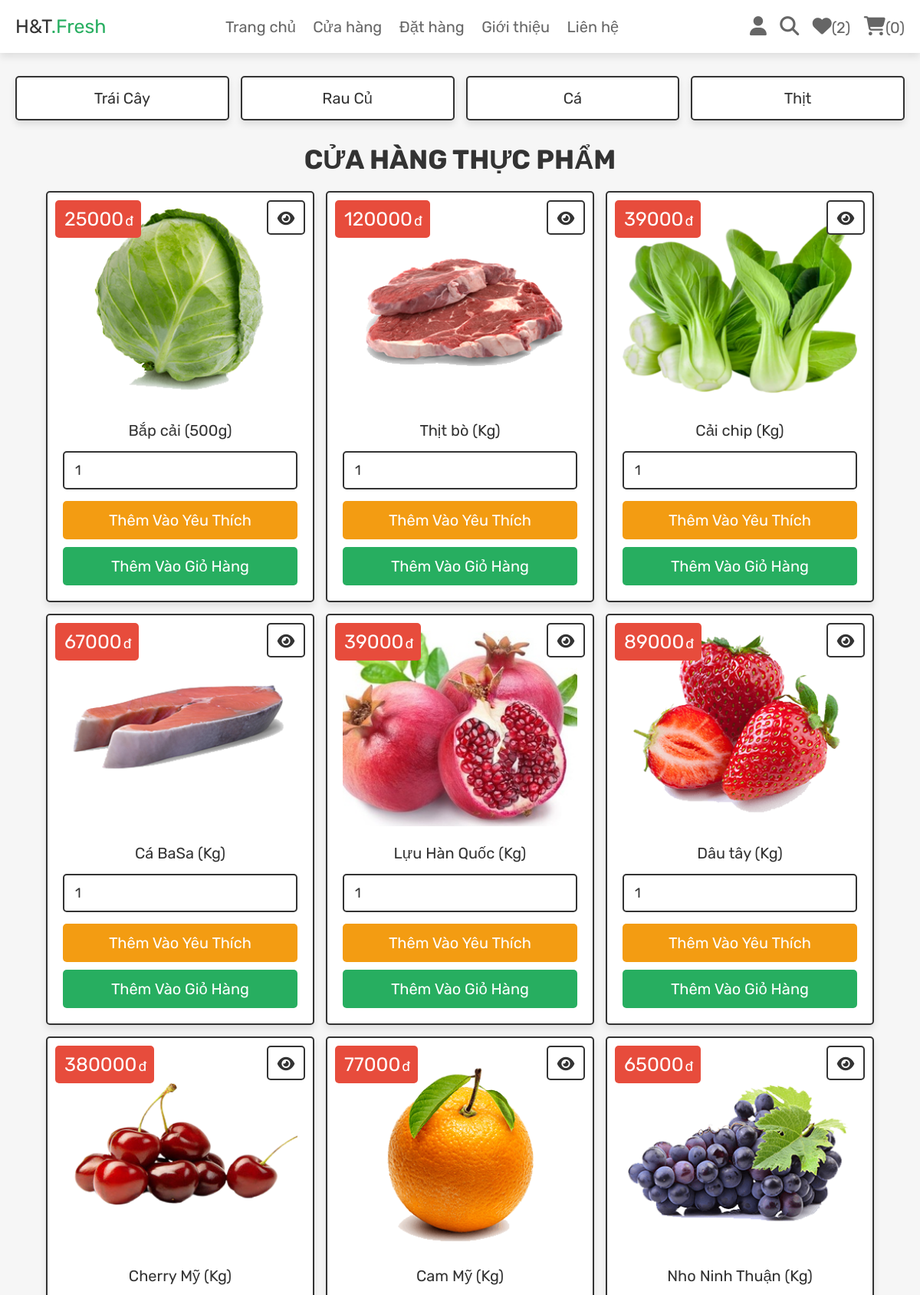
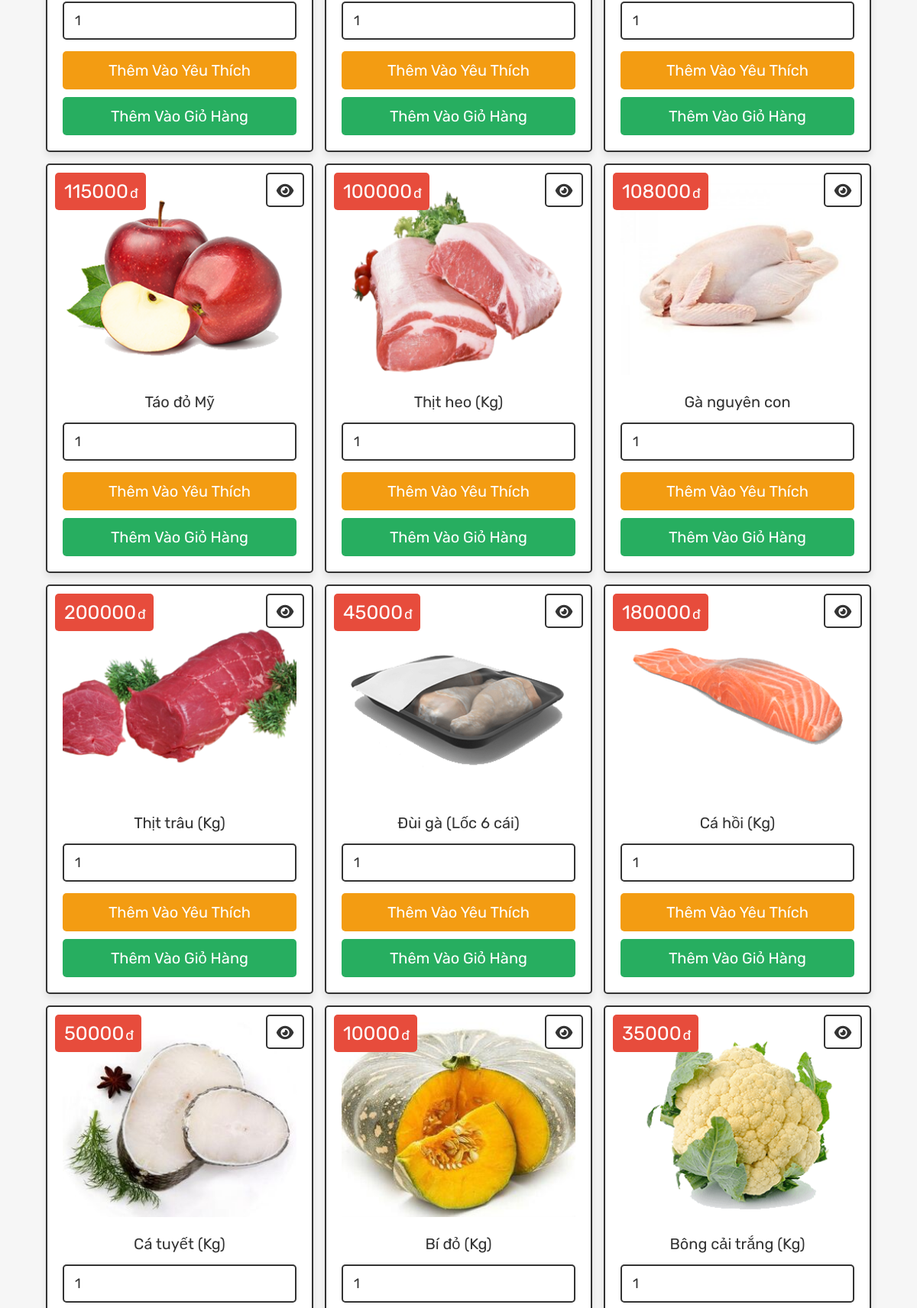
The app's page /myweb/shop.php (signed in, upper part) with its own data (2 pictures, top to bottom).
### tables this page shows
CREATE TABLE `products` (
  `id` int(100) NOT NULL,
  `name` varchar(100) NOT NULL,
  `category` varchar(20) NOT NULL,
  `details` varchar(500) NOT NULL,
  `price` int(100) NOT NULL,
  `image` varchar(100) NOT NULL
);

### myweb/shop.php (the view, shortened to what this page needs)
<?php
@include 'config.php';
?>
<!DOCTYPE html>
<html lang="en">
<head>
   <link rel="stylesheet" href="https://cdnjs.cloudflare.com/ajax/libs/font-awesome/6.1.1/css/all.min.css">
   <link rel="stylesheet" href="css/style.css">
</head>
<body>
<?php include 'header.php'; ?>
<section class="p-category">
   <a href="category.php?category=Trái cây">Trái cây</a>
   <a href="category.php?category=Rau củ">Rau củ</a>
   <a href="category.php?category=Cá">Cá</a>
   <a href="category.php?category=Thịt">Thịt</a>
</section>
<section class="products">
   <h1 class="title">Cửa hàng thực phẩm</h1>
   <div class="box-container">
   <?php
      $select_products = $conn->prepare("SELECT * FROM `products`");
      $select_products->execute();
      if($select_products->rowCount() > 0){
         while($fetch_products = $select_products->fetch(PDO::FETCH_ASSOC)){
   ?>
   <form action="" class="box" method="POST">
      <div class="price"><span><?= $fetch_products['price']; ?></span>đ</div>
      <a href="view_page.php?pid=<?= $fetch_products['id']; ?>" class="fas fa-eye"></a>
      <img src="uploaded_img/<?= $fetch_products['image']; ?>" alt="">
      <div class="name"><?= $fetch_products['name']; ?></div>
      <input type="number" min="1" value="1" name="p_qty" class="qty">
      <input type="submit" value="Thêm vào yêu thích" class="option-btn" name="add_to_wishlist">
      <input type="submit" value="Thêm vào giỏ hàng" class="btn" name="add_to_cart">
   </form>
   <?php
      }
   }else{
      echo '<p class="empty">Không có sản phẩm nào!</p>';
   }
   ?>
   </div>
</section>
</body>
</html>

### myweb/css/style.css (style rules this page uses)
.products .box-container { display: grid; grid-template-columns: repeat(auto-fit, 35rem); gap:1.5rem; justify-content: center; align-items: flex-start; }
.products .box-container .box { padding:2rem; text-align: center; border:var(--border); background-color: var(--white); box-shadow: var(--box-shadow); border-radius: .5rem; position: relative; }
.products .box-container .box .price { position: absolute; top:1rem; left:1rem; padding:1rem; border-radius: .5rem; background-color: var(--red); font-size: 1.8rem; color:var(--white); }
.products .box-container .box .price span { font-size: 2.5rem; color:var(--white); margin:0 .2rem; }
.products .box-container .box .fa-eye { position: absolute; top:1rem; right:1rem; border-radius: .5rem; height: 4.5rem; line-height: 4.3rem; width: 5rem; border:var(--border); color:var(--black); font-size: 2rem; background-color: var(--white); }
.products .box-container .box img { width: 100%; margin-bottom: 1rem; }
.products .box-container .box .name { font-size: 2rem; color:var(--black); padding:1rem 0; }
.products .box-container .box .qty { margin:.5rem 0; border-radius: .5rem; padding:1.2rem 1.4rem; font-size: 1.8rem; color:var(--black); border:var(--border); width: 100%; }
.p-category { display: grid; grid-template-columns: repeat(auto-fit, minmax(27rem, 1fr)); gap:1.5rem; justify-content: center; align-items: flex-start; }
.p-category { padding-bottom: 0; }
.p-category a { padding:1.5rem; text-align: center; border:var(--border); background-color: var(--white); box-shadow: var(--box-shadow); border-radius: .5rem; font-size: 2rem; text-transform: capitalize; color:var(--black); }

### myweb/css/components.css (style rules this page uses)
:root { --green:#27ae60; --orange:#f39c12; --red:#e74c3c; --black:#333; --light-color:#666; --white:#fff; --light-bg:#f6f6f6; --border:.2rem solid var(--black); --box-shadow:0 .5rem 1rem rgba(0,0,0,.1); }
* { font-family: 'Rubik', sans-serif; margin:0; padding:0; box-sizing: border-box; outline: none; border:none; text-decoration: none; color:var(--black); }
body { background-color: var(--light-bg); }
html { font-size: 62.5%; overflow-x: hidden; scroll-behavior: smooth; scroll-padding-top: 6.5rem; }
section { padding:3rem 2rem; max-width: 1200px; margin:0 auto; }
.btn, .delete-btn, .option-btn { display: block; width: 100%; margin-top: 1rem; border-radius: .5rem; color:var(--white); font-size: 2rem; padding:1.3rem 3rem; text-transform: capitalize; cursor: pointer; text-align: center; }
.btn { background-color: var(--green); }
.option-btn { background-color: var(--orange); }
.title { text-align: center; margin-bottom: 2rem; text-transform: uppercase; color:var(--black); font-size: 3.5rem; }

### records on screen
products: price "25000", image (picture), name "Bắp cải (500g)"
products: price "120000", image (picture), name "Thịt bò (Kg)"
products: price "39000", image (picture), name "Cải chip (Kg)"
products: price "67000", image (picture), name "Cá BaSa (Kg)"
products: price "39000", image (picture), name "Lựu Hàn Quốc (Kg)"
products: price "89000", image (picture), name "Dâu tây (Kg)"
products: price "380000", image (picture), name "Cherry Mỹ (Kg)"
products: price "77000", image (picture), name "Cam Mỹ (Kg)"
products: price "65000", image (picture), name "Nho Ninh Thuận (Kg)"
products: price "115000", image (picture), name "Táo đỏ Mỹ"
products: price "100000", image (picture), name "Thịt heo (Kg)"
products: price "108000", image (picture), name "Gà nguyên con"
products: price "200000", image (picture), name "Thịt trâu (Kg)"
products: price "45000", image (picture), name "Đùi gà (Lốc 6 cái)"
products: price "180000", image (picture), name "Cá hồi (Kg)"
products: price "50000", image (picture), name "Cá tuyết (Kg)"
products: price "10000", image (picture), name "Bí đỏ (Kg)"
products: price "35000", image (picture), name "Bông cải trắng (Kg)"

### other values on screen
$count_wishlist_items->rowCount() "2"
$count_cart_items->rowCount() "0"
